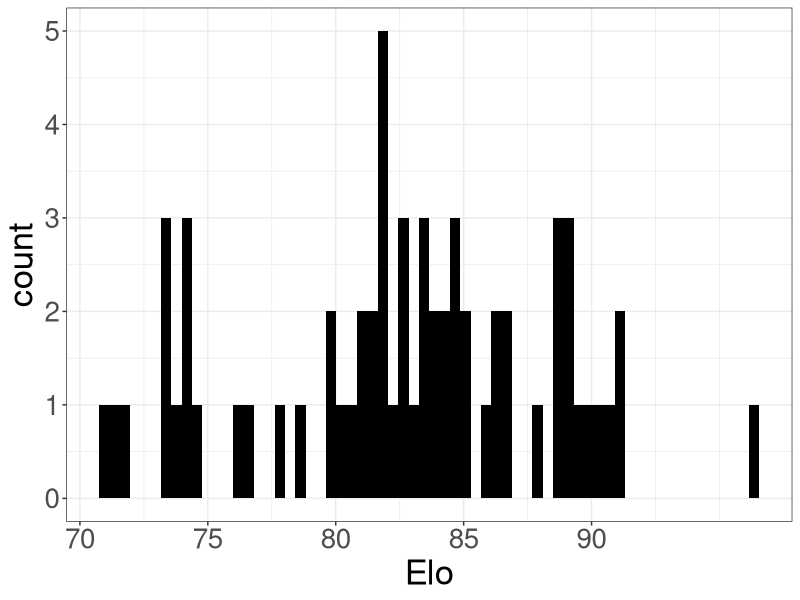
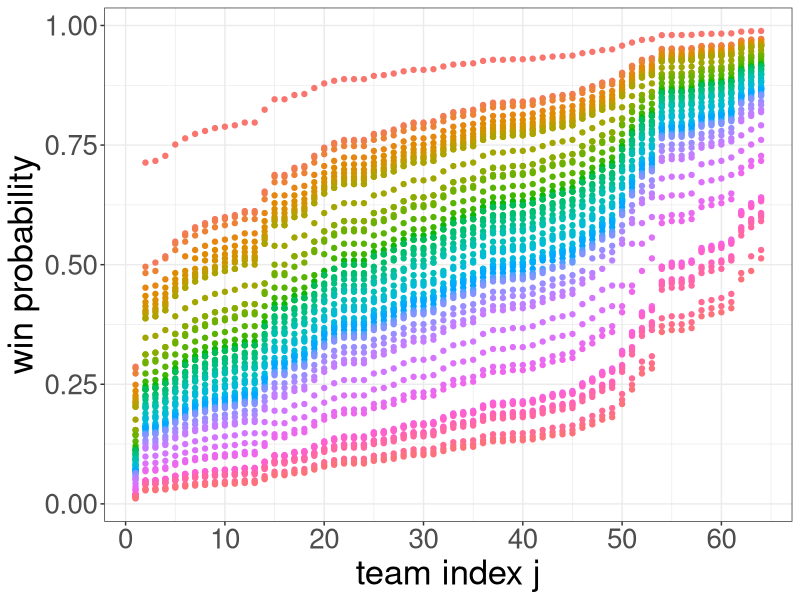
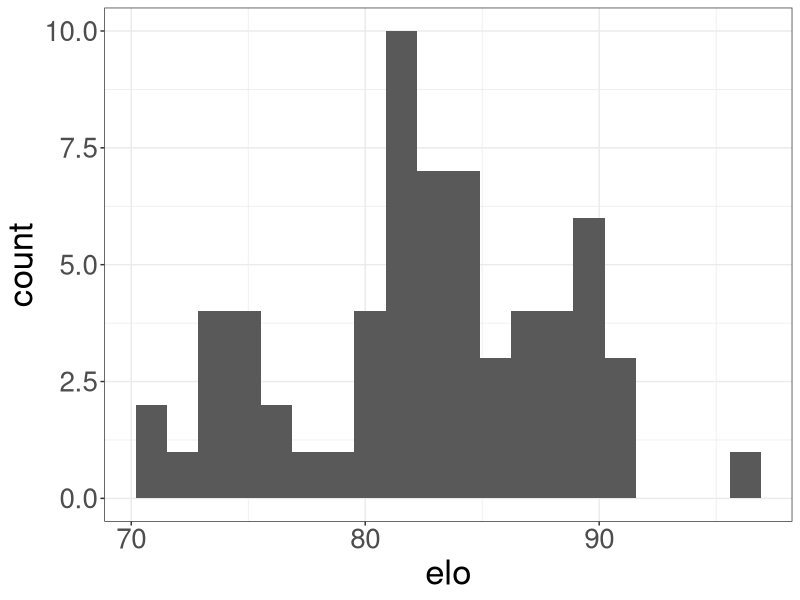
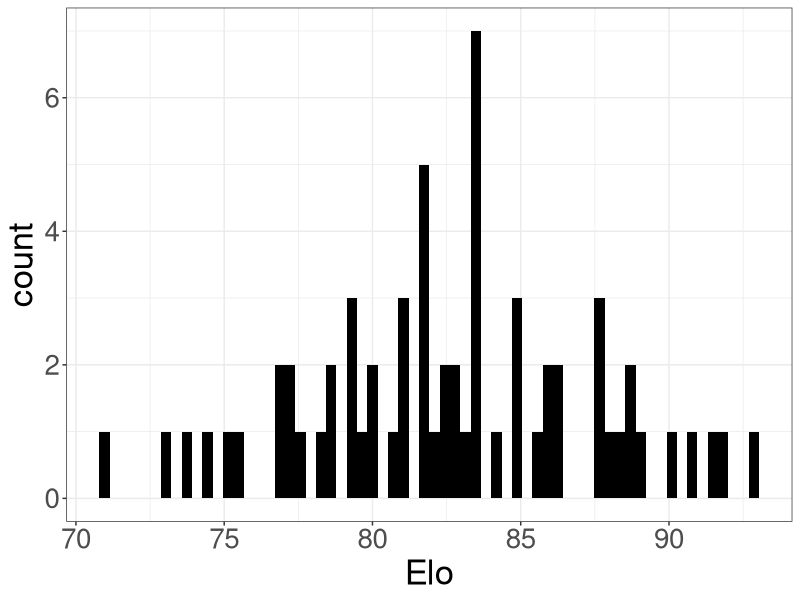
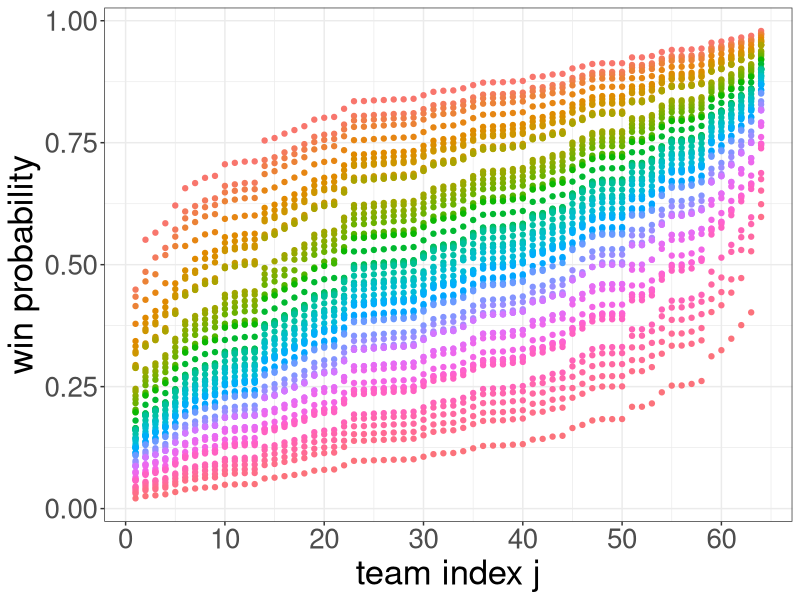
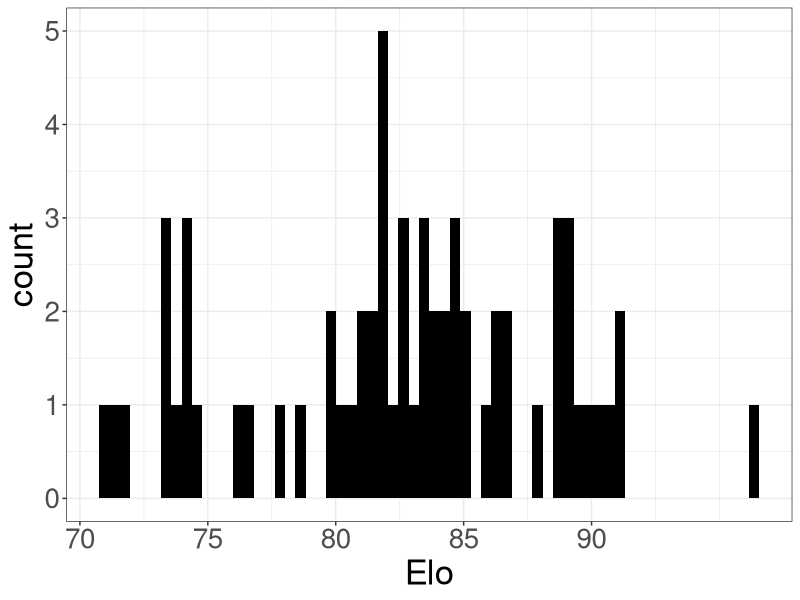
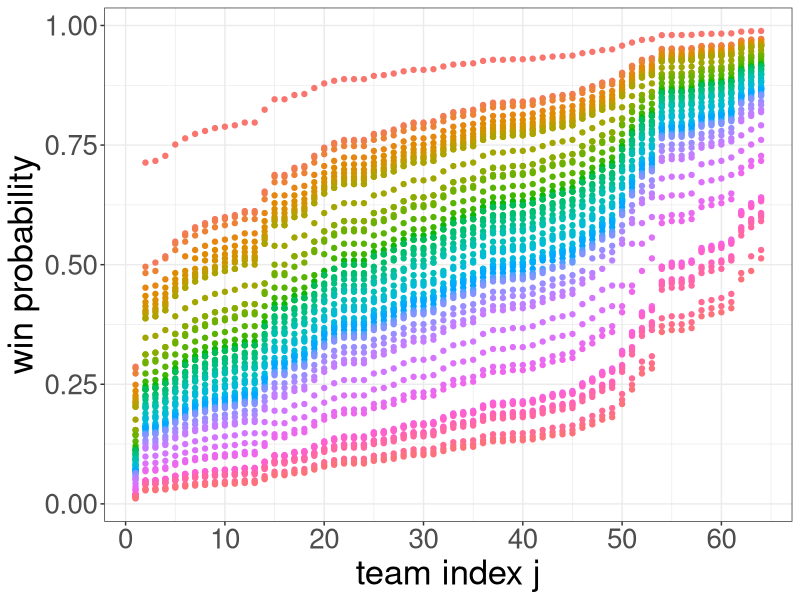
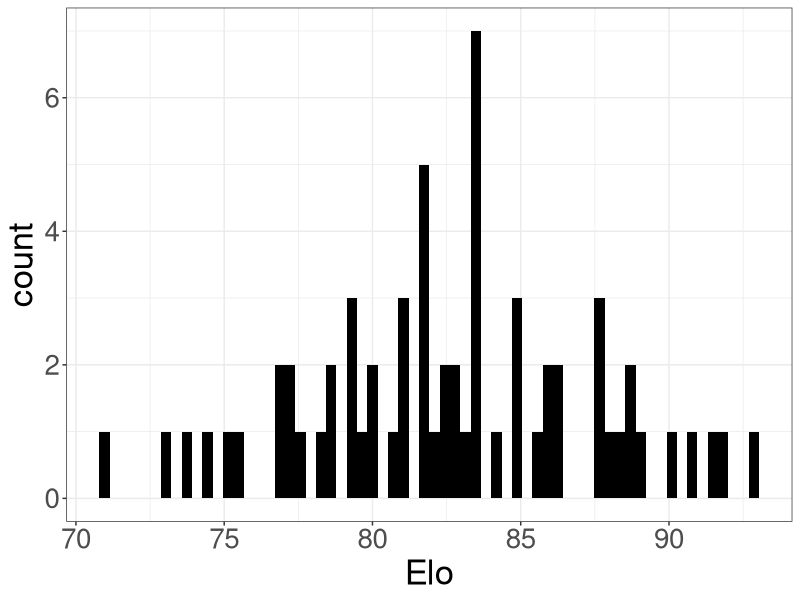

The R source for these figures, in order:
library(tidyverse)
theme_set(theme_bw())
theme_update(text = element_text(size=25))
theme_update(plot.title = element_text(hjust = 0.5))

#############################
### Actual 2021 538 ELO's ###
#############################

d538 = read_csv("../data/538_ELO.csv")
N = 64 #nrow(d538)

elo_prob <- function(elo1, elo2) {
  1 / (1 + 10^(-(elo1 - elo2)*30.464/400)) 
} 

get_prob_matrix <- function(elos) {
  P = matrix(nrow=N, ncol=N)
  rownames(P) = paste("Team", 1:N) #d538$team_name
  colnames(P) = paste("Team", 1:N) #d538$team_name
  
  for (i in 1:N) {
    for (j in 1:N) {
      if (i != j) {
        elo_i = elos[i]
        elo_j = elos[j]
        P[i,j] = elo_prob(elo_i, elo_j)
      }
    }
  }
  
  P
}

make_elo_plot <- function(elos) {
  elo_plot = tibble(elos = elos) %>% ggplot() + geom_histogram(aes(x=elos), bins=64, fill="black") +
    # labs(title="Histogram of Elo Ratings") +
    scale_x_continuous(name="Elo", breaks=seq(70,93,by=5)) 
  elo_plot
}

make_wp_plot <- function(P_matrix) {
  P1_tib = tibble(reshape2::melt(P_matrix) %>% 
                    rename(t1=Var1,t2=Var2,p=value) %>% 
                    arrange(t1,t2) %>% drop_na()) %>%
    mutate(t2_num = as.numeric(str_sub(t2,6)))
  P1_tib
  P1_plot = P1_tib %>% ggplot() +
    theme(legend.position="none") +
    geom_point(aes(x=t2_num, y=p, color=t1)) +
    scale_x_continuous(breaks=seq(0,64,by=10),name="team index j") +
    ylab("win probability")
  P1_plot
}




P_538_2022 = get_prob_matrix(d538$elo)
P_538_2022[1:6,1:6]
P_538_2022_elo_plot = make_elo_plot(d538$elo)
P_538_2022_elo_plot
P_538_2022_P_plot = make_wp_plot(P_538_2022)
P_538_2022_P_plot


write.csv(P_538_2022, "../data/P_538_2022.csv")
ggsave("plot_P_538_2022_elo_plot.png", P_538_2022_elo_plot, width=7,height=6)
ggsave("plot_P_538_2022_P_plot.png", P_538_2022_P_plot, width=7,height=6)


#################
### ELO Model ###
#################

d538 %>% ggplot() + geom_histogram(aes(x=elo), bins=20)
d538$elo

set.seed(77)
r_elos = rnorm(100, mean(d538$elo), sd(d538$elo))
r_elos = r_elos[70 <= r_elos & r_elos <= 93][1:64]
r_elos = sort(r_elos,decreasing = TRUE)


elo_plot = make_elo_plot(r_elos)
elo_plot

P1 = get_prob_matrix(r_elos)


P1_plot = make_wp_plot(P1)
P1_plot


P1[1:6,1:6]

write.csv(P1, "../data/P1.csv")
ggsave("plot_P1_elo_plot.png", elo_plot, width=7, height=6)
ggsave("plot_P1_win_probs.png", P1_plot, width=7,height=6)

